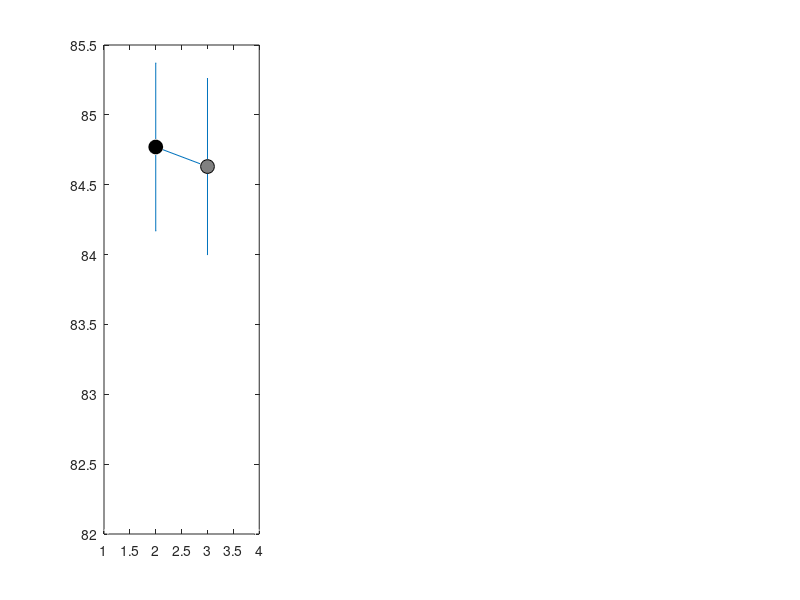

MATLAB code for this plot: (Note: this script raises an error after producing the figure.)
function []=plotmlpmd()
    a =[84.77,0.6;
        84.63,0.63];
    model=[1,2,3,4];
    subplot(1,3,1);
    figure(1),plot(1,82,'ko','color','white');hold on;
    figure(1),plot(2,a(1,1),' ko','MarkerSize',10,'MarkerFacecolor','black');
    figure(1),plot(3,a(2,1),'ko','MarkerSize',10,'MarkerFacecolor',[0.5,0.5,0.5]);
    figure(1),plot(4,82,'ko','color','white');
    er=errorbar([2,3],a(:,1),a(:,2),a(:,2));
    er.Color=[1 0 0];
    er.LineWidth=2;
    er.LineStyle='none';
    % XTick([1:1:2]);
    set(gca,'xtick',[1:1:4],'XTickLabel',{'','Train','Test'});
    ylabel('Accuracy [%]','fontsize',18,'fontweight','normal','fontname','Times New Roman');
    set(gca,'fontsize',15);
    % xtickangle(45);
    ylim([58 86]);
    % legend('','Train','Test');
    title(gca,'MLP_1','FontWeight','normal');
    hold off;

    a=[82.23,1.06;81.71,0.77];
    subplot(1,3,2);
    figure(1),plot(1,82,'ko','color','white');hold on;
    figure(1),plot(2,a(1,1),' ko','MarkerSize',10,'MarkerFacecolor','black');
    figure(1),plot(3,a(2,1),'ko','MarkerSize',10,'MarkerFacecolor',[0.5,0.5,0.5]);
    figure(1),plot(4,82,'ko','color','white');
    er=errorbar([2,3],a(:,1),a(:,2),a(:,2));
    er.Color=[1 0 0];
    er.LineWidth=2;
    er.LineStyle='none';
    % XTick([1:1:2]);
    set(gca,'xtick',[1:1:4],'XTickLabel',{'','Train','Test'});
    ylabel('Accuracy [%]','fontsize',18,'fontweight','normal','fontname','Times New Roman');
    set(gca,'fontsize',15);
    % xtickangle(45);
    ylim([58 86]);
    % legend('','Train','Test');
    title(gca,'MLP_2','FontWeight','normal');
    hold off;

    a=[84.31,0.62;84.19,0.56];
    subplot(1,3,3);
    figure(1),plot(1,82,'ko','color','white');hold on;
    figure(1),plot(2,a(1,1),' ko','MarkerSize',10,'MarkerFacecolor','black');
    figure(1),plot(3,a(2,1),'ko','MarkerSize',10,'MarkerFacecolor',[0.5,0.5,0.5]);
    figure(1),plot(4,82,'ko','color','white');
    er=errorbar([2,3],a(:,1),a(:,2),a(:,2));
    er.Color=[1 0 0];
    er.LineWidth=2;
    er.LineStyle='none';
    % XTick([1:1:2]);
    set(gca,'xtick',[1:1:4],'XTickLabel',{'','Train','Test'});
    ylabel('Accuracy [%]','fontsize',18,'fontweight','normal','fontname','Times New Roman');
    set(gca,'fontsize',15);
    % xtickangle(45);
    ylim([58 86]);
    % legend('','Train','Test');
    title(gca,'MLP_3','FontWeight','normal');
    hold off;
end
